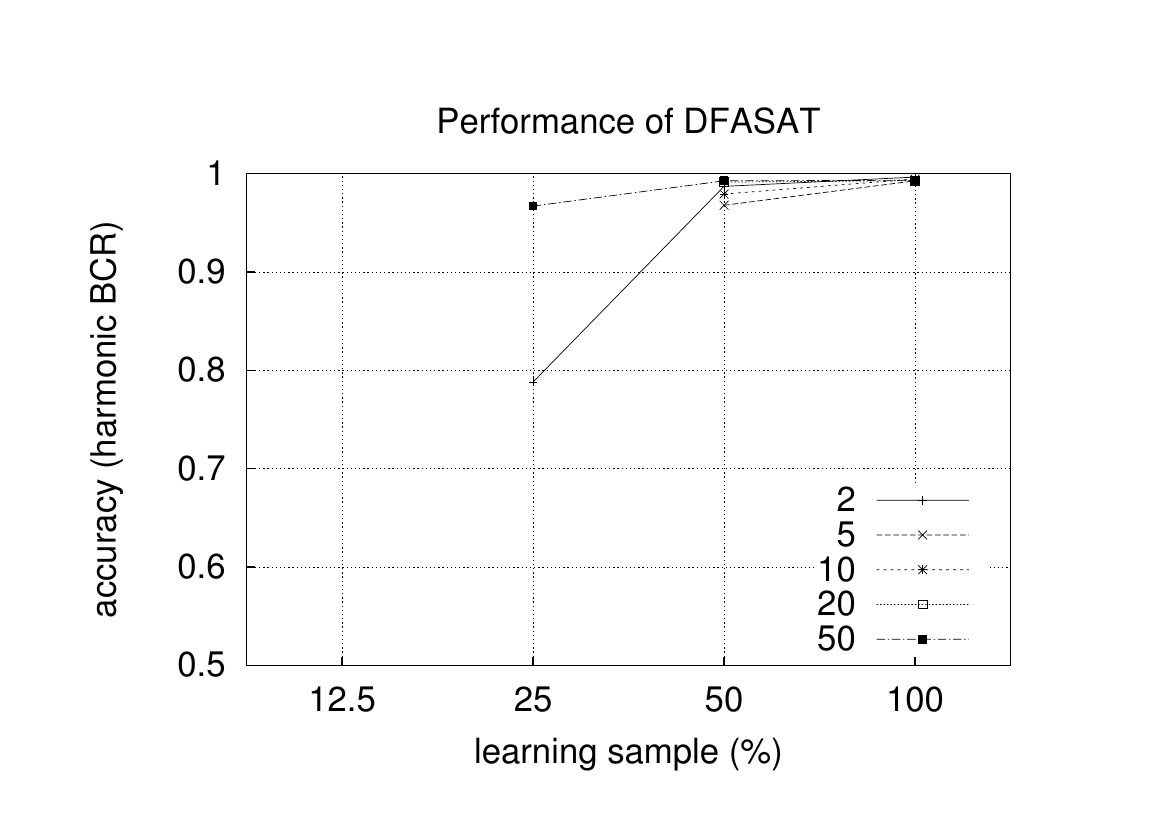

The script that saved this image:
set terminal postscript "Arial" 25
set output "DFASAT-performance.eps"
#
set xrange [0.5:4.5]
set xlabel "learning sample (%)"
set xtics nomirror norotate ("12.5" 1, "25" 2, "50" 3, "100" 4)
#
set yrange [0.5:1.0]
set ytics nomirror norotate 0.5,0.1,1.0
set ylabel "accuracy (harmonic BCR)"
#
set grid
set style data linespoints
set title 'Performance of DFASAT'
set key right bottom
#
plot "DFASAT-performance.dat" using 1:3 title '2',\
"DFASAT-performance.dat" using 1:4 title '5',\
"DFASAT-performance.dat" using 1:5 title '10',\
"DFASAT-performance.dat" using 1:6 title '20',\
"DFASAT-performance.dat" using 1:7 title '50'
